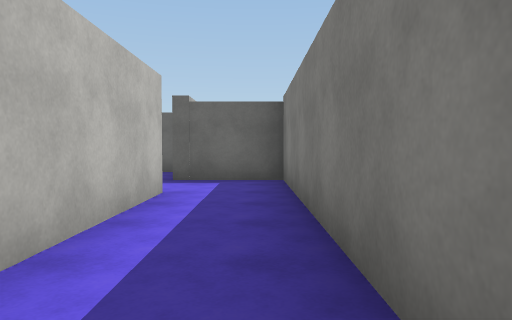
[1] (above)

13 first-person views from a walk through a 3-D level made in the Unity game engine. The camera is 1.2 m above the floor, tilts 2° down and sees 70° across. The floor is counted in squares, 2 m on a side. Each view is taken from the middle of a square. On the plan, view 1 faces up. The plan holds only what a view shows up to about 10 squares ahead; the rest is blank. The place goes on beyond the plan. Surface patterns are stand-ins for the level's own textures.

[2]
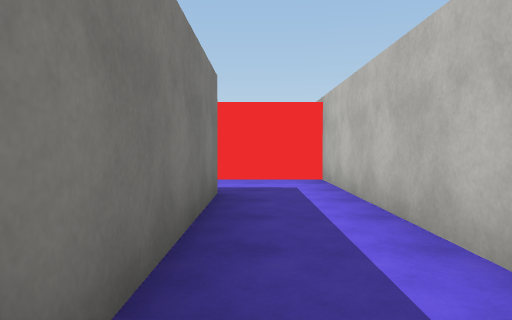

[3]
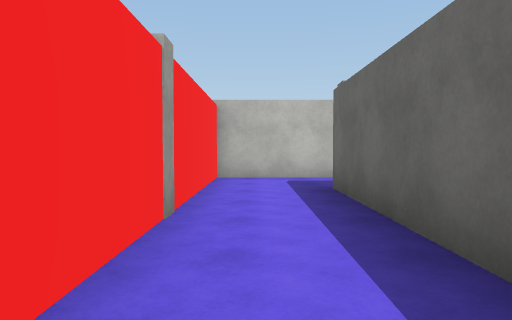

[4]
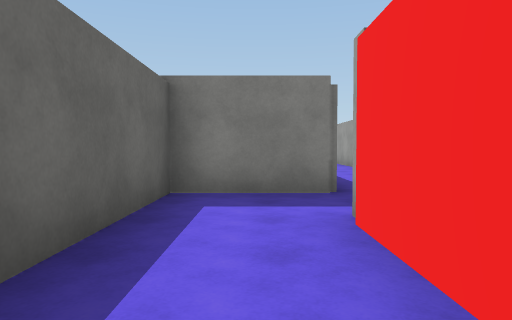

[5]
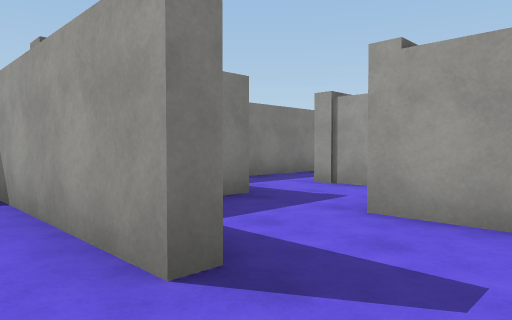

[6]
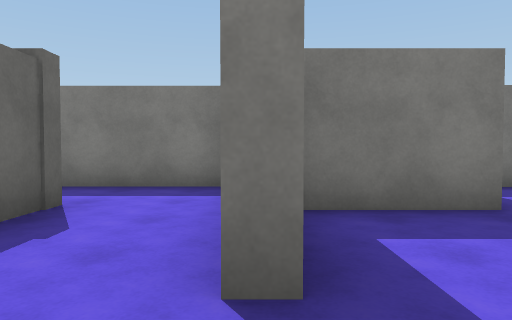

[7]
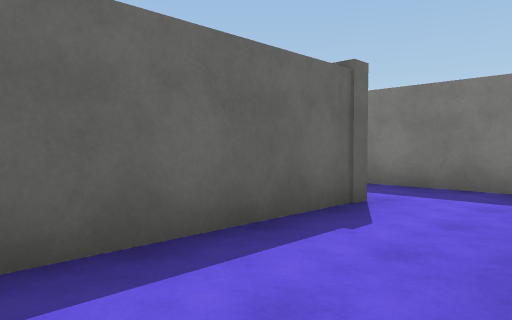

[8]
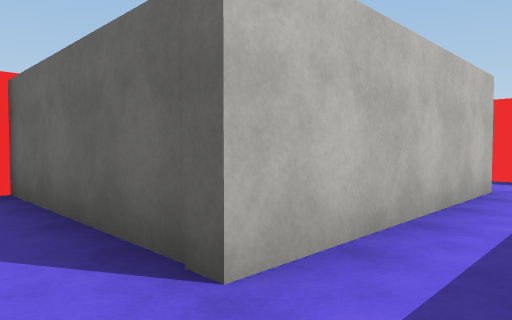

[9]
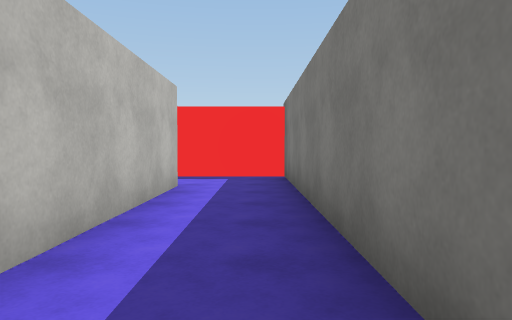

[10]
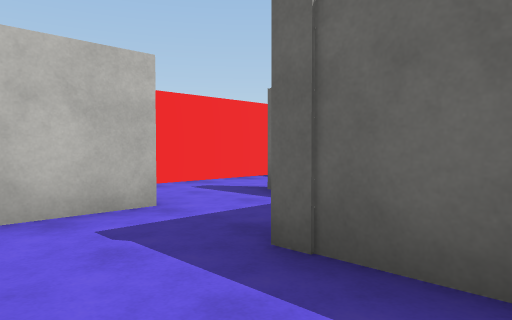

[11]
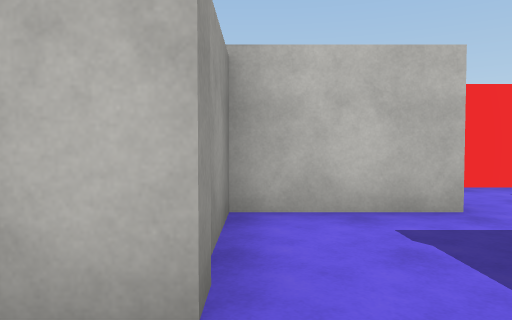

[12]
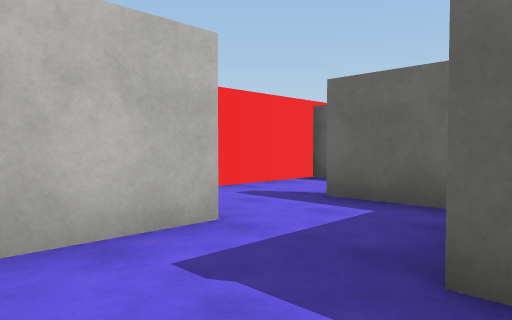

[13]
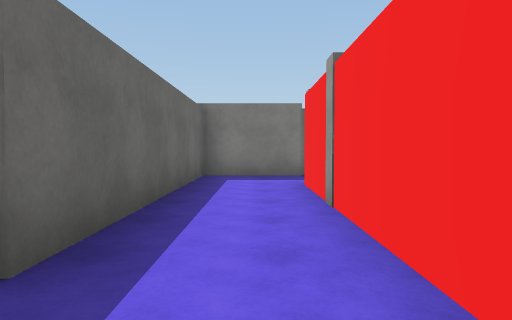

### Floor plan
Ten units are one square. View 1 is at (0, 0); x grows to the right and y downward. Boxes are objects, and circles mark ways between rooms. Rooms are numbered by the first view taken in them; rooms with no view inside come last. Other rooms are left out.
<svg viewBox="-59 -180 132 206">
<path fill="none" stroke="#000" d="M-12 -48 -12 18 52 18M68 21 68 -1 5 -1 5 -67 -15 -67M-20 -88 -36 -88 -36 -91 -14 -91M-45 -69 -34 -69M-15 -67 -15 -86M-12 -111 -54 -111 -54 -80M-12 -158 -12 -111M5 -95 5 -175 -16 -175M-14 -91 0 -91M-34 -69 -34 -48 -12 -48"/>
<circle cx="-20" cy="-55" r="3" fill="#2a7"/>
<circle cx="-25" cy="-100" r="3" fill="#2a7"/>
<circle cx="-30" cy="-70" r="3" fill="#2a7"/>
<text x="0" y="-10">1</text>
<text x="-40" y="-90">2</text>
<text x="-10" y="-130">3</text>
<text x="-30" y="-60">4</text>
</svg>
Room 1 opens to room 4. Room 2 opens to room 3. Room 2 opens to room 4.

Where each view was taken, in squares from view 1:
view 1: 0 up, 0 right, facing up
view 2: 5 up, 0 right, facing down
view 3: 1 down, 6 right, facing left
view 4: 1 down, 2 right, facing right
view 5: 10 up, 5 left, facing down-right
view 6: 9 up, 5 left, facing right
view 7: 9 up, 5 left, facing up-right
view 8: 10 up, 0 right, facing up-left
view 9: 10 up, 0 right, facing up
view 10: 5 up, 0 right, facing up-left
view 11: 5 up, 0 right, facing left
view 12: 5 up, 1 left, facing up-left
view 13: 1 down, 1 left, facing right
